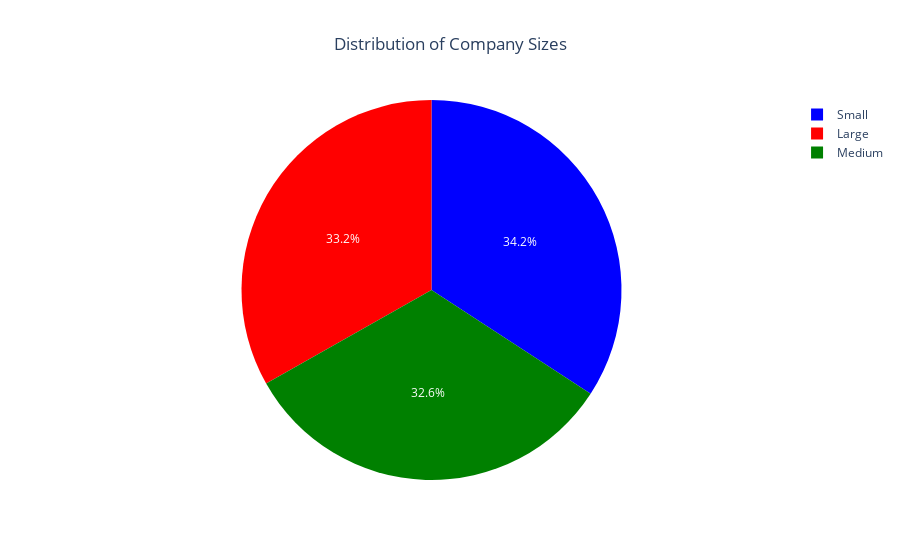

The cell this chart's notebook holds for it:
### Markdown cell above
The above data is the analysis of the total count data of company sizes in the dataset

### Code cell
value_counts.columns = ['Company_Size', 'Count']

fig = px.pie(
    value_counts,
    names='Company_Size',
    values='Count',
    title='Distribution of Company Sizes',
    color='Company_Size',  # Optional: color segments by company size
    color_discrete_map={'Small': 'blue', 'Medium': 'green', 'Large': 'red'}  # Customize colors
)

fig.update_layout(
    title_x=0.5 
)

fig.show()

### Figure 1 — Plotly figure (JSON) as saved in the notebook; plotly's stock layout.template omitted (floating-point values rounded to 4 significant figures)
{"data": [{"customdata": [["Small"], ["Large"], ["Medium"]], "domain": {"x": [0, 1], "y": [0, 1]}, "hovertemplate": "Company_Size=%{customdata[0]}<br>Count=%{value}<extra></extra>", "labels": ["Small", "Large", "Medium"], "legendgroup": "", "marker": {"colors": ["blue", "red", "green"]}, "name": "", "showlegend": true, "type": "pie", "values": [171, 166, 163]}], "layout": {"autosize": true, "legend": {"tracegroupgap": 0}, "title": {"text": "Distribution of Company Sizes", "x": 0.5}}}
